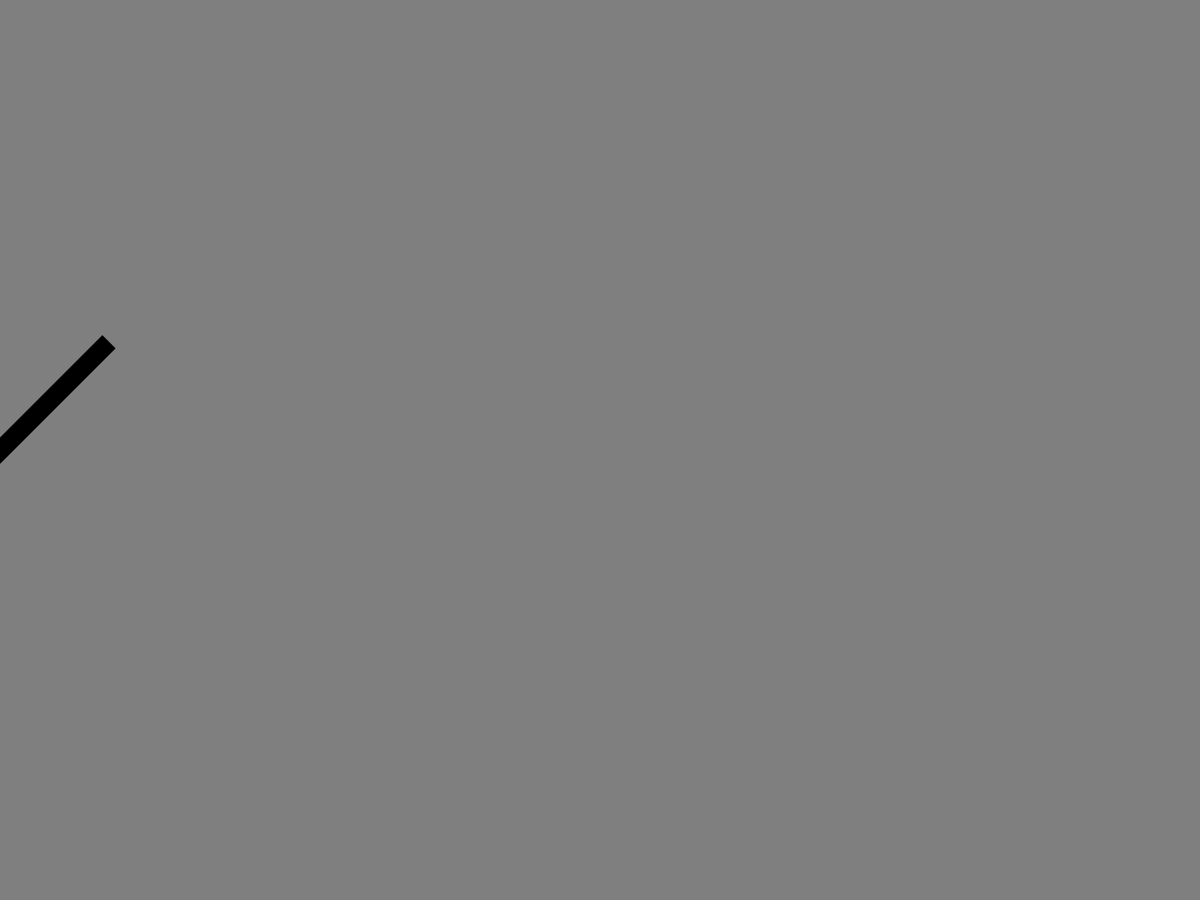
Frame 1 (no input)
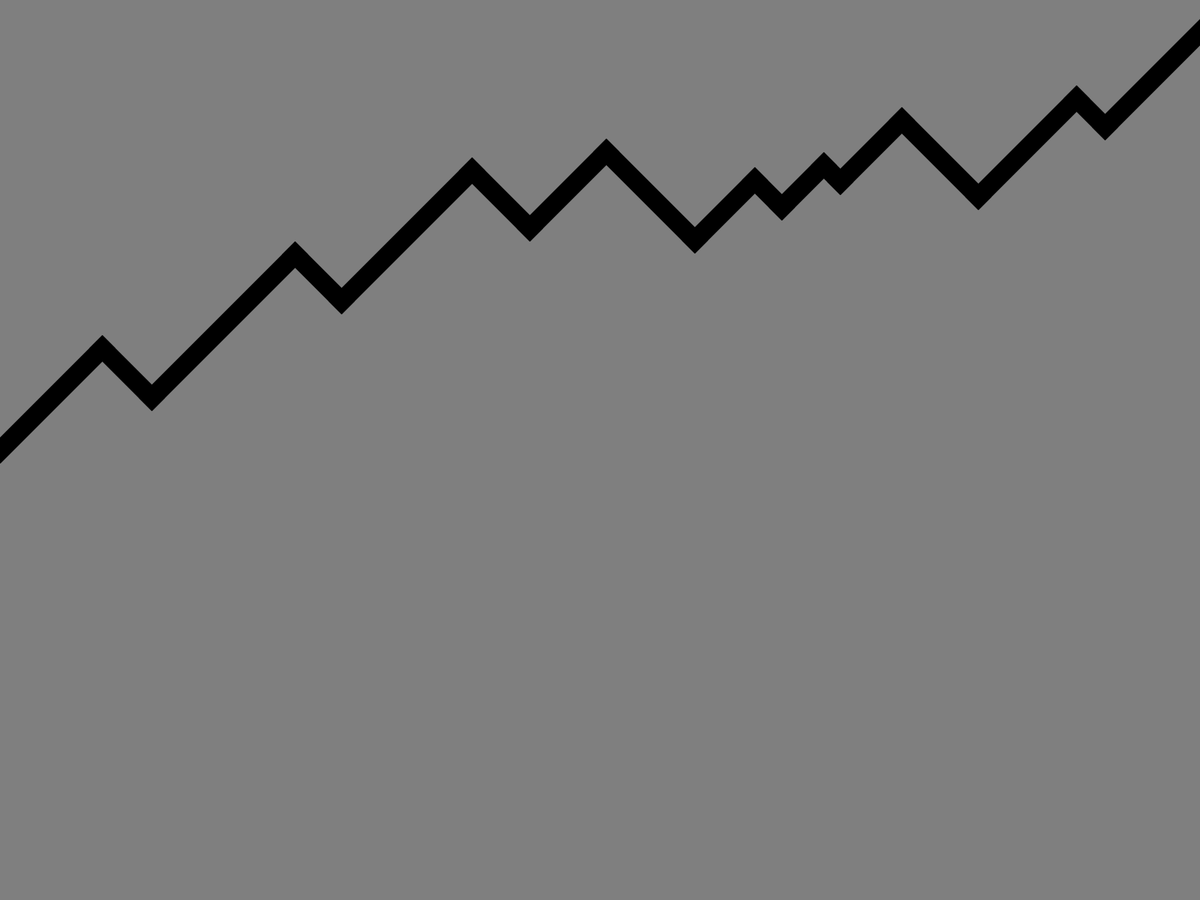
Frame 60 (the mouse pressed at the canvas centre just before this capture)
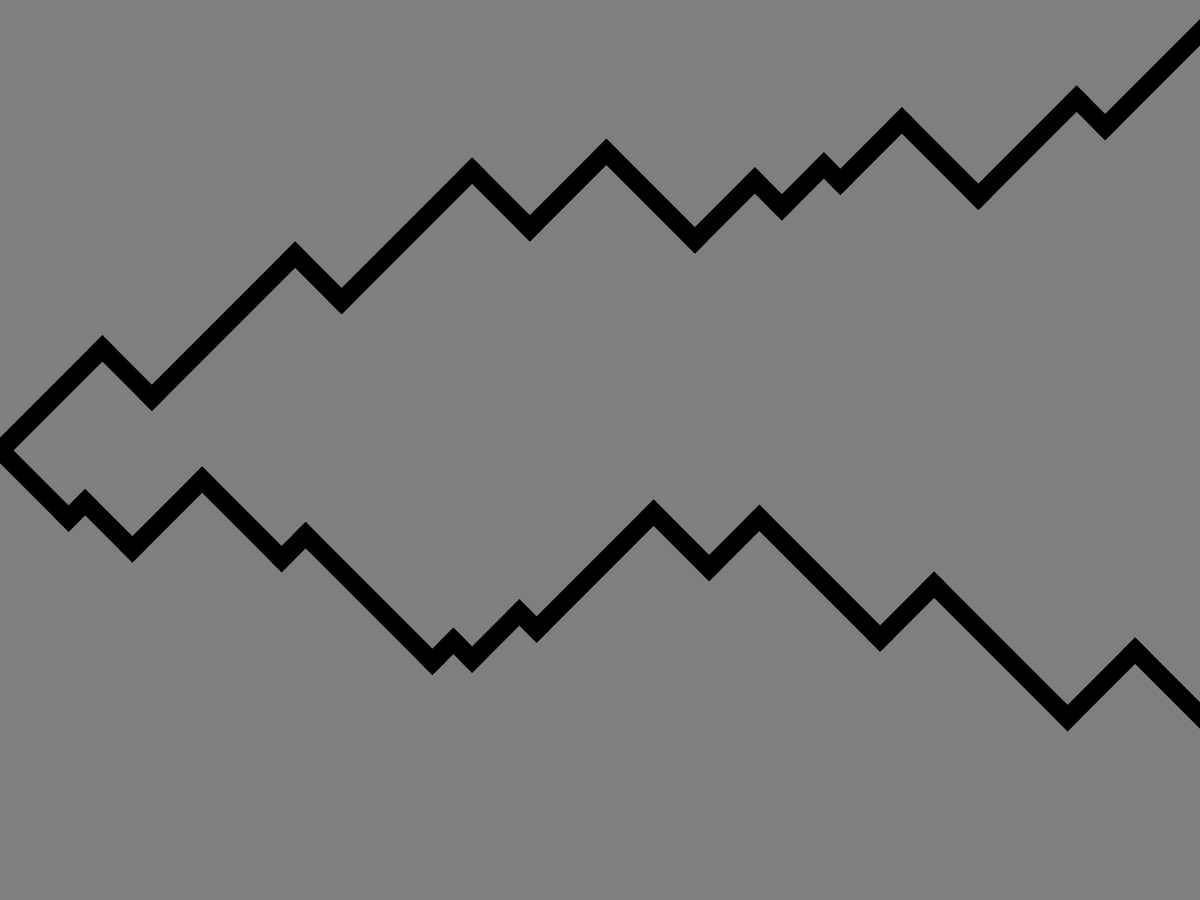
Frame 120 (the mouse held since frame 60 and released just before this capture)

The Processing sketch that drew these frames (run headless with seeded random() and noise(); from frame 60 on, the mouse is pressed at the canvas centre):

// Processing sketch: rnd_walk_mountain_line
// ── rnd_walk_mountain_line.pde
//diagon angles for left to right jagged walk: 45, 135 (horizontal: 90);
// first submit is fail do what want, oh well.

void settings() {
  fullScreen();
}

int oldX; int oldY;
int newX; int newY;
int posNegMultiplier = 1;
int vectorDist;

void init() {
  background(127);
  oldX = 0; oldY = height / 2;
  newX = oldX; newY = oldY;
  vectorDist = 5;
  stroke(0);
  strokeWeight(25);
  strokeCap(PROJECT);
  strokeJoin(MITER);
  print("canvas width: " + width + " canvas height: " + height + "\n");
}

void setup() {
  frameRate(30);
  init();
}

void draw() {
  //for so long as coordinates to draw are on screen:
  if (oldX < width && oldY < height) {
    //toggle incline or decline via pos/neg multiplier:
    vectorDist = (int) random(20, 200);
    posNegMultiplier *= -1;
    newX += vectorDist; newY += (vectorDist * posNegMultiplier);
    line(oldX, oldY, newX, newY);
    print("drew line from " + oldX + "," + oldY + " to " + newX + "," + newY + ".\n");
    oldX = newX; oldY = newY;
  } // else {
    // print("done.\n");
    // }
}

// draw a new line on mouse press:
void mousePressed() {
  init();
}
